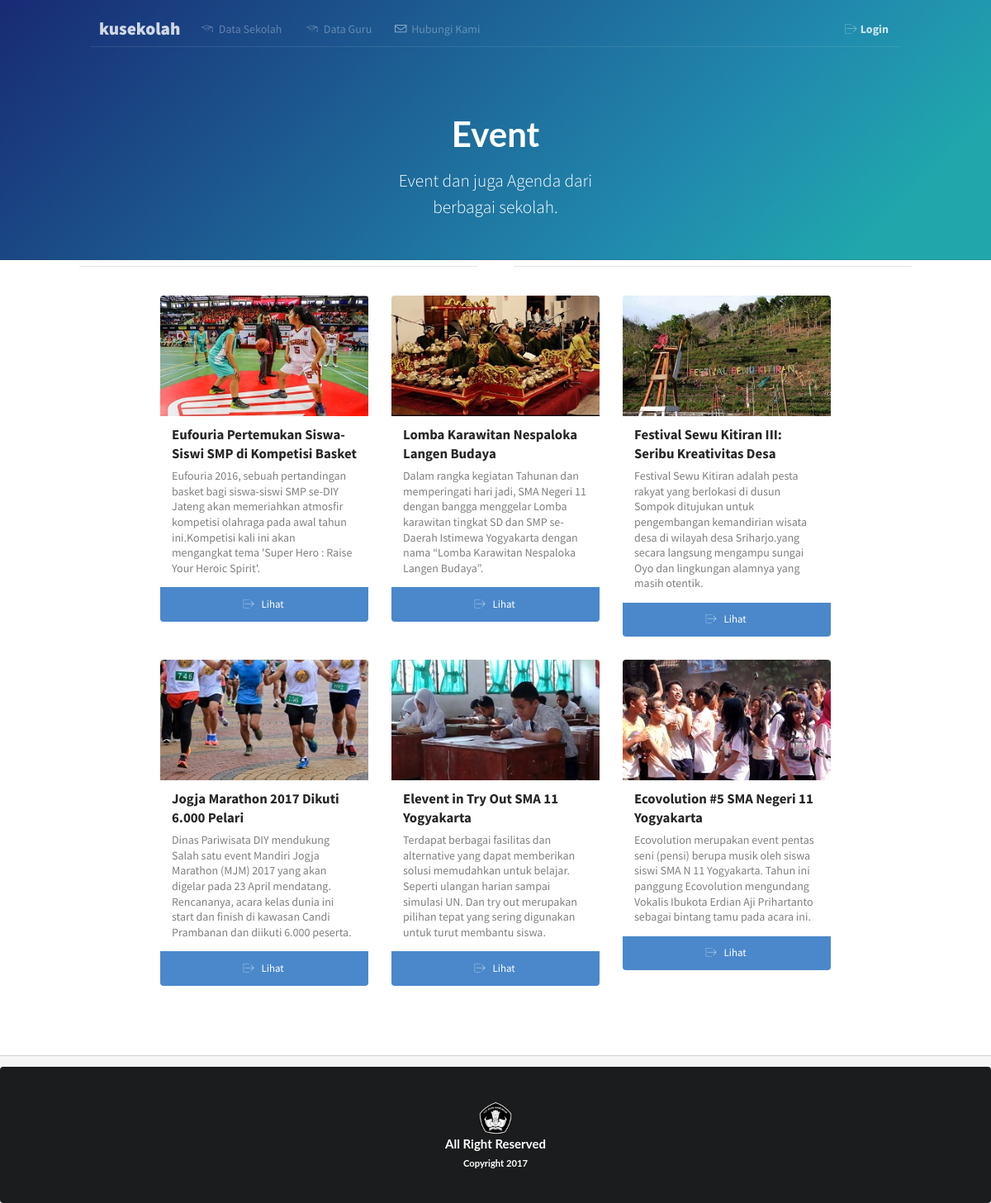
Page /agendapage.php on the committed database.
### tables this page shows
CREATE TABLE `berita_agenda` (
  `id` int(11) NOT NULL,
  `judul` varchar(255) NOT NULL,
  `foto` varchar(25) NOT NULL,
  `desk` text NOT NULL,
  `paragraf1` text NOT NULL,
  `paragraf2` text NOT NULL,
  `paragraf3` text NOT NULL
);

### agendapage.php (the view, shortened to what this page needs)
<?php
    $sql=mysql_query("select * from berita_agenda where id=1;");
    $berita1 = mysql_fetch_object($sql);
    $sql2=mysql_query("select * from berita_agenda where id=2;");
    $berita2 = mysql_fetch_object($sql2);
    $sql3=mysql_query("select * from berita_agenda where id=3;");
    $berita3 = mysql_fetch_object($sql3);
    $sql4=mysql_query("select * from berita_agenda where id=4;");
    $berita4 = mysql_fetch_object($sql4);
    $sql5=mysql_query("select * from berita_agenda where id=5;");
    $berita5 = mysql_fetch_object($sql5);
    $sql6=mysql_query("select * from berita_agenda where id=6;");
    $berita6 = mysql_fetch_object($sql6);
?>
<!DOCTYPE html>
<html>
<head>
  <link rel="stylesheet" type="text/css" href="semantic-ui/semantic.css">
  <link rel="stylesheet" type="text/css" href="homepage.css">
  <link rel="stylesheet" type="text/css" href="iconfonts/flaticon.css">
  <link rel="stylesheet" type="text/css" href="dist/components/icon.css">
  <link rel="stylesheet" type="text/css" href="dist/components/header.css">
  </head>
  <body id="home">
  <div class="ui inverted masthead centered segment">
    <div class="ui page grid">
      <div class="column">
        <div class="ui secondary pointing menu">
          <a class="logo item" onclick="window.location.href='index.html'">
            kusekolah  </a>
          <a class="item" onclick="window.location.href='datasekolah/userpage.php'">
            <i class="flaticon-graduates icon" style="color: white"></i> Data Sekolah
          </a>
          <a class="item" onclick="window.location.href='dataguru/userpage.php'">
            <i class="flaticon-graduates icon" style="color: white"></i> Data Guru
          </a>
          <a class="item" onclick="window.location.href='hubungikami.php'">
            <i class="flaticon-mail" style="color: white"></i> Hubungi Kami
          </a>
          <div class="right menu">
            <a class="ui item" href="login.html" style="color: white" title="Login Ke Akun Anda">
              <i class="white flaticon-outcoming icon" style="color: white"></i><b>Login</b>
            </a>
          </div>
        </div>
        <div class="ui hidden transition information">
          <h1 class="ui inverted centered header">
                Event
          </h1>
            <p class="ui centered lead">Event dan juga Agenda dari <br>berbagai sekolah.</p>
          <br>
        </div>
      </div>
    </div>
  </div>
  <div class="ui vertical feature segment">
    <div class="ui very relaxed stackable centered page grid">
      <div class="ui horizontal divider">
        <i class="calendar icon"></i>
      </div>
      <div class="fourteen wide column">
      <div class="ui three column aligned stackable divided grid">
        <div class="column">
          <div class="ui card" data-html="<div class='header'>User Rating</div><div class='content'><div class='ui star rating'><i class='active icon'></i><i class='active icon'></i><i class='active icon'></i><i class='icon'></i><i class='icon'></i></div></div>">
            <div class="image">
              <img src="img/<?php echo $berita1->foto;?>">
            </div>
            <div class="content">
              <div class="header"><?php echo $berita1->judul;?></div>
            <div class="description">
                <?php echo $berita1->desk;?>
              </div>
            </div>
            <div class="ui blue button" onclick="window.location.href='agendaartikel.php?id= <?php echo $berita1->id;?>'">
                <i class="flaticon-outcoming icon"></i>
                Lihat
              </div>
          </div>
        </div>
        <div class="column">
          <div class="ui card" data-html="<div class='header'>User Rating</div><div class='content'><div class='ui star rating'><i class='active icon'></i><i class='active icon'></i><i class='active icon'></i><i class='icon'></i><i class='icon'></i></div></div>">
            <div class="image">
              <img src="img/<?php echo $berita2->foto;?>">
            </div>
            <div class="content">
              <div class="header"><?php echo $berita2->judul;?></div>
              <div class="description">
                <?php echo $berita2->desk;?>
              </div>
            </div>
               <div class="ui blue button" onclick="window.location.href='agendaartikel.php?id=<?php echo $berita2->id;?>'">
                <i class="flaticon-outcoming icon"></i>
                Lihat
               </div>
          </div>
        </div>
        <div class="column">
          <div class="ui card" data-html="<div class='header'>User Rating</div><div class='content'><div class='ui star rating'><i class='active icon'></i><i class='active icon'></i><i class='active icon'></i><i class='icon'></i><i class='icon'></i></div></div>">
            <div class="image">
              <img src="img/<?php echo $berita3->foto;?>">
            </div>
            <div class="content">
              <div class="header"><?php echo $berita3->judul;?></div>
              <div class="description">
                <?php echo $berita3->desk;?>
              </div>
            </div>
               <div class="ui blue button" onclick="window.location.href='agendaartikel.php?id=<?php echo $berita3->id;?>'">
                <i class="flaticon-outcoming icon"></i>
                Lihat
              </div>
          </div>
        </div>
      </div>
      </div>
      <div class="fourteen wide column">
      <div class="ui three column aligned stackable divided grid">
        <div class="column">
          <div class="ui card" data-html="<div class='header'>User Rating</div><div class='content'><div class='ui star rating'><i class='active icon'></i><i class='active icon'></i><i class='active icon'></i><i class='icon'></i><i class='icon'></i></div></div>">
            <div class="image">
              <img src="img/<?php echo $berita4->foto;?>">
            </div>
            <div class="content">
              <div class="header"><?php echo $berita4->judul;?></div>
              <div class="description">
                <?php echo $berita4->desk;?>
              </div>
            </div>
               <div class="ui blue button" onclick="window.location.href='agendaartikel.php?id=<?php echo $berita4->id;?>'">
                <i class="flaticon-outcoming icon"></i>
                Lihat
              </div>
          </div>
        </div>
        <div class="column">
          <div class="ui card" data-html="<div class='header'>User Rating</div><div class='content'><div class='ui star rating'><i class='active icon'></i><i class='active icon'></i><i class='active icon'></i><i class='icon'></i><i class='icon'></i></div></div>">
            <div class="image">
              <img src="img/<?php echo $berita5->foto;?>">
            </div>
            <div class="content">
              <div class="header"><?php echo $berita5->judul;?></div>
              <div class="description">
                <?php echo $berita5->desk;?>
              </div>
            </div>
               <div class="ui blue button" onclick="window.location.href='agendaartikel.php?id=<?php echo $berita5->id;?>'">
                <i class="flaticon-outcoming icon"></i>
                Lihat
              </div>
          </div>
        </div>
        <div class="column">
          <div class="ui card" data-html="<div class='header'>User Rating</div><div class='content'><div class='ui star rating'><i class='active icon'></i><i class='active icon'></i><i class='active icon'></i><i class='icon'></i><i class='icon'></i></div></div>">
            <div class="image">
              <img src="img/<?php echo $berita6->foto;?>">
            </div>
            <div class="content">
              <div class="header"><?php echo $berita6->judul;?></div>
              <div class="description">
                <?php echo $berita6->desk;?>
              </div>
            </div>
               <div class="ui blue button" onclick="window.location.href='agendaartikel.php?id=<?php echo $berita6->id;?>'">
                <i class="flaticon-outcoming icon"></i>
                Lihat
              </div>
          </div>
        </div>
      </div>
      </div>
    </div>
  </div>
  <div class="ui inverted footer segment center">
    <div class="ui container">
      <center><img src="img/twh.png" style="width: 40px;height: 40px"></center>
    </div>
      <center>
        <h4 class="ui inverted header">All Right Reserved<br><sub>Copyright 2017</sub></h4>
      </center>
  </div>
</body>
</html>

### homepage.css (style rules this page uses)
html { font-size: 14px; }
#home .masthead { background: rgb(24,42,115); background: -moz-linear-gradient(-45deg, rgba(24,42,115,1) 0%, rgba(33,138,174,1) 69%, rgba(32,167,172,1) 89%); background: -webkit-gradient(linear, left top, right bottom, color-stop(0%,rgba(24,42,115,1)), color-stop(69%,rgba(33,138,174,1)), color-stop(89%,rgba(32,167,172,1))); background: -webkit-linear-gradient(-45deg, rgba(24,42,115,1) 0%,rgba(33,138,174,1) 69%,rgba(32,167,172,1) 89%); background: -o-linear-gradient(-45deg, rgba(24,42,115,1) 0%,rgba(33,138,174,1) 69%,rgba(32,167,172,1) 89%); background: -ms-linear-gradient(-45deg, rgba(24,42,115,1) 0%,rgba(33,138,174,1) 69%,rgba(32,167,172,1) 89%); background: linear-gradient(135deg, rgba(24,42,115,1) 0%,rgba(33,138,174,1) 69%,rgba(32,167,172,1) 89%); filter: progid:DXImageTransform.Microsoft.gradient( startColorstr='#182a73', endColorstr='#20a7ac',GradientType=1 ); border-radius: 0; margin: 0em; padding: 1rem 0rem 0; }
#home .masthead .column { position: relative; }
#home .masthead .information { margin: 6em 1em 0 1em; text-align: center; }
#home .masthead .information p { display: block; text-align: center; width: 100%; font-weight: 300; font-size: 20pt; }
#home .ui.vertical.feature.segment { border-radius: 0; padding-top: 0 !important; }
#home .ui.vertical.feature.segment .column, #home .ui.vertical.feature.segment .column:after, #home .ui.vertical.feature.segment .column:before { box-shadow: none !important; }
#home p.ui.centered.lead { font-weight: 300; font-size: 16pt; padding: 0px 30px; line-height: 1.5; text-align: center; margin-bottom: 0.7em; }
.ui.secondary.pointing.menu { border-bottom: 1px solid rgba(255,255,255, 0.1); }
.ui.menu .logo.item { font-weight: 800;color: #ffffff;font-size: 16pt;padding: 0 10px !important; }
.ui.menu .item { color: rgba(255,255,255,0.4); }
.ui.secondary.pointing.menu > .menu > .item, .ui.secondary.pointing.menu > .item { border-bottom-width: 1px; margin: 0 0 -1px; }
.ui.secondary.pointing.menu .item i { margin-right: 3px; color: rgba(255,255,255,0.6); }
.ui.secondary.pointing.menu > .menu > .item:not(.logo), .ui.secondary.pointing.menu > .item:not(.logo) { padding: 1em 0; margin-left: 1em; margin-right: 1em; }
.ui.cards > .card, .ui.card { box-shadow: none; }
.ui.cards > .card > .buttons:last-child, .ui.card > .buttons:last-child, .ui.cards > .card > .button:last-child, .ui.card > .button:last-child { margin: 0; width: 100%; }
#home .segment h1 { font-size: 3em; }
#home .vertical.segment { padding: 5rem 0rem; }
#home .feature.segment { margin: 0em; padding: 6rem 0rem; }
#home .footer.segment { background-color: #000000; padding: 3rem 0rem; }

### rows in the picture
berita_agenda: foto (picture), judul "Eufouria Pertemukan Siswa-Siswi SMP di Kompetisi Basket", desk "Eufouria 2016, sebuah pertandingan basket bagi siswa-siswi SMP se-DIY Jateng akan memeriahkan atmosfir kompetisi olahraga pada awal tahun ini.Kompetisi kali ini akan mengangkat tema 'Super Hero : Raise Your Heroic Spirit'."
berita_agenda: foto (picture), judul "Lomba Karawitan Nespaloka Langen Budaya", desk "Dalam rangka kegiatan Tahunan dan memperingati hari jadi, SMA Negeri 11 dengan bangga menggelar Lomba karawitan tingkat SD dan SMP se-Daerah Istimewa Yogyakarta dengan nama “Lomba Karawitan Nespaloka Langen Budaya”."
berita_agenda: foto (picture), judul "Festival Sewu Kitiran III: Seribu Kreativitas Desa", desk "Festival Sewu Kitiran adalah pesta rakyat yang berlokasi di dusun Sompok ditujukan untuk pengembangan kemandirian wisata desa di wilayah desa Sriharjo.yang secara langsung mengampu sungai Oyo dan lingkungan alamnya yang masih otentik."
berita_agenda: foto (picture), judul "Jogja Marathon 2017 Dikuti 6.000 Pelari", desk "Dinas Pariwisata DIY mendukung Salah satu event Mandiri Jogja Marathon (MJM) 2017 yang akan digelar pada 23 April mendatang. Rencananya, acara kelas dunia ini start dan finish di kawasan Candi Prambanan dan diikuti 6.000 peserta."
berita_agenda: foto (picture), judul "Elevent in Try Out SMA 11 Yogyakarta", desk "Terdapat berbagai fasilitas dan alternative yang dapat memberikan solusi memudahkan untuk belajar. Seperti ulangan harian sampai simulasi UN. Dan try out merupakan pilihan tepat yang sering digunakan untuk turut membantu siswa."
berita_agenda: foto (picture), judul "Ecovolution #5 SMA Negeri 11 Yogyakarta", desk "Ecovolution merupakan event pentas seni (pensi) berupa musik oleh siswa siswi SMA N 11 Yogyakarta. Tahun ini panggung Ecovolution mengundang Vokalis Ibukota Erdian Aji Prihartanto sebagai bintang tamu pada acara ini."
